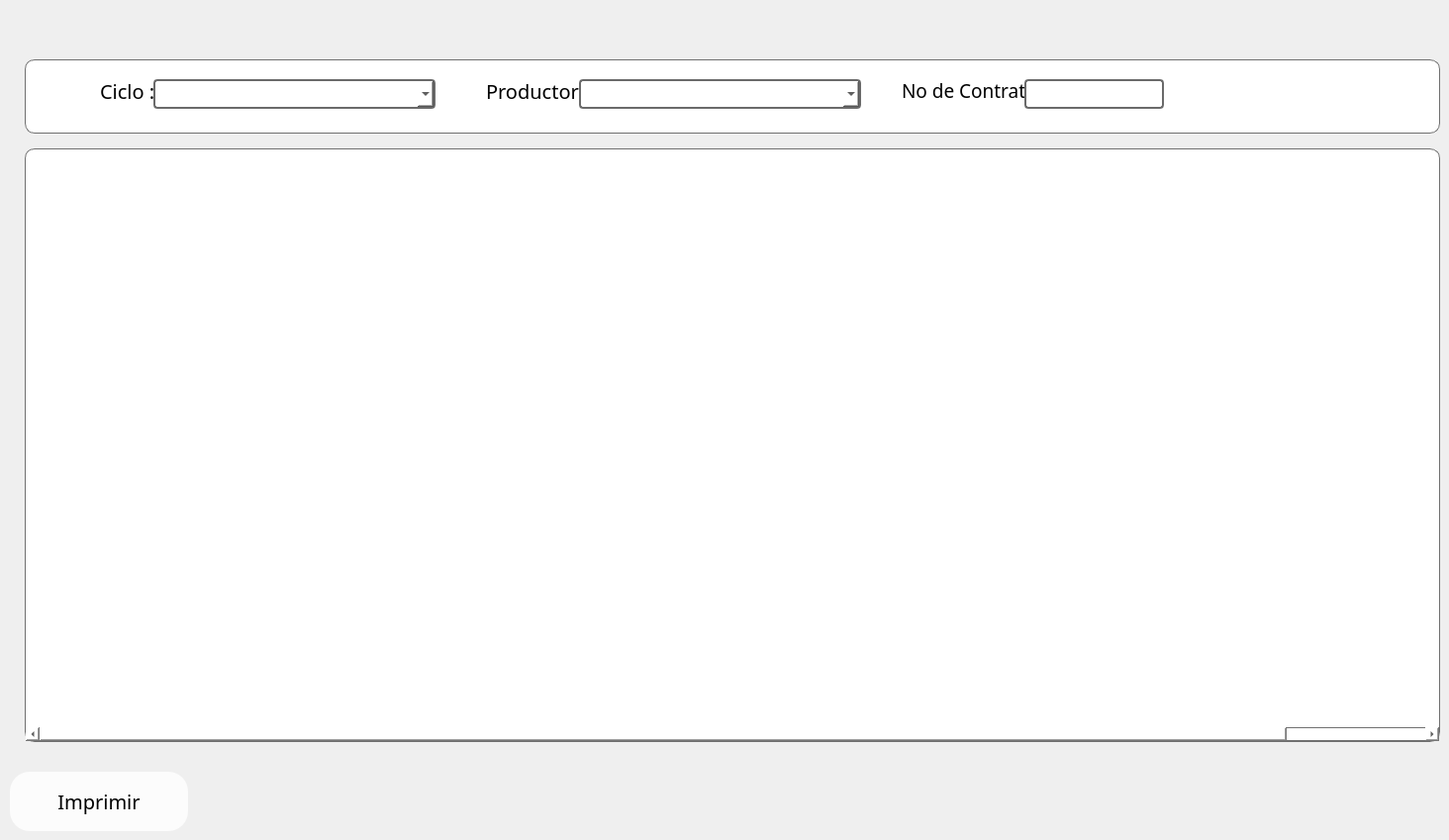
       <widget class="QWidget" name="tab">
        <attribute name="title">
         <string>Individual</string>
        </attribute>
        <widget class="QTableWidget" name="Registros_Ind">
         <property name="geometry">
          <rect>
           <x>25</x>
           <y>150</y>
           <width>1430</width>
           <height>600</height>
          </rect>
         </property>
         <property name="styleSheet">
          <string notr="true">border-width:1px;
border-color:rgb(112, 112, 112);
border-style:solid;
border-radius:10px;
background-color:rgb(255,255,255);</string>
         </property>
         <property name="lineWidth">
          <number>1</number>
         </property>
         <property name="horizontalScrollBarPolicy">
          <enum>Qt::ScrollBarAsNeeded</enum>
         </property>
         <property name="editTriggers">
          <set>QAbstractItemView::AnyKeyPressed|QAbstractItemView::DoubleClicked|QAbstractItemView::SelectedClicked</set>
         </property>
         <property name="showGrid">
          <bool>true</bool>
         </property>
         <property name="gridStyle">
          <enum>Qt::SolidLine</enum>
         </property>
         <property name="rowCount">
          <number>0</number>
         </property>
         <attribute name="horizontalHeaderVisible">
          <bool>false</bool>
         </attribute>
         <attribute name="horizontalHeaderCascadingSectionResizes">
          <bool>false</bool>
         </attribute>
         <attribute name="horizontalHeaderDefaultSectionSize">
          <number>152</number>
         </attribute>
         <attribute name="horizontalHeaderHighlightSections">
          <bool>true</bool>
         </attribute>
         <attribute name="verticalHeaderVisible">
          <bool>false</bool>
         </attribute>
         <column>
          <property name="text">
           <string>Folio #</string>
          </property>
          <property name="font">
           <font>
            <pointsize>12</pointsize>
           </font>
          </property>
         </column>
         <column>
          <property name="text">
           <string>Fecha</string>
          </property>
          <property name="font">
           <font>
            <pointsize>12</pointsize>
           </font>
          </property>
         </column>
         <column>
          <property name="text">
           <string>Bruto</string>
          </property>
          <property name="font">
           <font>
            <pointsize>12</pointsize>
           </font>
          </property>
         </column>
         <column>
          <property name="text">
           <string>Tara</string>
          </property>
          <property name="font">
           <font>
            <pointsize>12</pointsize>
           </font>
          </property>
         </column>
         <column>
          <property name="text">
           <string>Neto</string>
          </property>
          <property name="font">
           <font>
            <pointsize>12</pointsize>
           </font>
          </property>
         </column>
         <column>
          <property name="text">
           <string>Humedad</string>
          </property>
          <property name="font">
           <font>
            <pointsize>12</pointsize>
           </font>
          </property>
         </column>
         <column>
          <property name="text">
           <string>Impuresas</string>
          </property>
          <property name="font">
           <font>
            <pointsize>12</pointsize>
           </font>
          </property>
         </column>
         <column>
          <property name="text">
           <string>Merma</string>
          </property>
          <property name="font">
           <font>
            <pointsize>12</pointsize>
           </font>
          </property>
         </column>
         <column>
          <property name="text">
           <string>Peso Neto Analizado</string>
          </property>
          <property name="font">
           <font>
            <pointsize>12</pointsize>
           </font>
          </property>
         </column>
         <column>
          <property name="text">
           <string>Total</string>
          </property>
          <property name="font">
           <font>
            <pointsize>12</pointsize>
           </font>
          </property>
         </column>
        </widget>
        <widget class="QPushButton" name="Reg_Ind_Print">
         <property name="geometry">
          <rect>
           <x>10</x>
           <y>780</y>
           <width>180</width>
           <height>60</height>
          </rect>
         </property>
         <property name="font">
          <font>
           <family>Bahnschrift</family>
           <pointsize>-1</pointsize>
           <weight>50</weight>
           <italic>false</italic>
           <bold>false</bold>
          </font>
         </property>
         <property name="toolTip">
          <string/>
         </property>
         <property name="toolTipDuration">
          <number>-1</number>
         </property>
         <property name="whatsThis">
          <string extracomment="Imprime la tabla actual"/>
         </property>
         <property name="styleSheet">
          <string notr="true">
QPushButton{
font:20px;
color:black;
background-color:rgb(252,252,252);
border-color:rgb(200,200,200);
border-width:1px;
border-radius:20px;
}

QPushButton:hover{
background:rgb(203, 219, 253);
border-color:rgb(255,255,255);
border-width:2px;
}
</string>
         </property>
         <property name="text">
          <string>Imprimir</string>
         </property>
        </widget>
        <widget class="QFrame" name="frame_16">
         <property name="geometry">
          <rect>
           <x>25</x>
           <y>60</y>
           <width>1430</width>
           <height>75</height>
          </rect>
         </property>
         <property name="styleSheet">
          <string notr="true">border-width:1px;
border-color:rgb(112, 112, 112);
border-style:solid;
border-radius:10px;
background-color:rgb(255,255,255);</string>
         </property>
         <property name="frameShape">
          <enum>QFrame::StyledPanel</enum>
         </property>
         <property name="frameShadow">
          <enum>QFrame::Raised</enum>
         </property>
         <widget class="QLineEdit" name="RegInd_NoCont_edit">
          <property name="geometry">
           <rect>
            <x>1010</x>
            <y>20</y>
            <width>141</width>
            <height>30</height>
           </rect>
          </property>
          <property name="styleSheet">
           <string notr="true">border-width:2px;
border-color:rgb(106, 106, 106);
border-style:solid;
border-radius:4px;</string>
          </property>
          <property name="readOnly">
           <bool>true</bool>
          </property>
         </widget>
         <widget class="QLabel" name="No_cont_2">
          <property name="geometry">
           <rect>
            <x>880</x>
            <y>20</y>
            <width>141</width>
            <height>23</height>
           </rect>
          </property>
          <property name="font">
           <font>
            <family>Bahnschrift</family>
            <pointsize>14</pointsize>
            <weight>50</weight>
            <italic>false</italic>
            <bold>false</bold>
           </font>
          </property>
          <property name="styleSheet">
           <string notr="true">border-radius:0px;
border-color: rgb(255, 255, 255);</string>
          </property>
          <property name="text">
           <string>No de Contrato:</string>
          </property>
          <property name="alignment">
           <set>Qt::AlignLeading|Qt::AlignLeft|Qt::AlignVCenter</set>
          </property>
         </widget>
         <widget class="QComboBox" name="RegInd_Ciclo_CB">
          <property name="geometry">
           <rect>
            <x>130</x>
            <y>20</y>
            <width>285</width>
            <height>30</height>
           </rect>
          </property>
          <property name="styleSheet">
           <string notr="true">border-width:2px;
border-color:rgb(106, 106, 106);
border-style:solid;
border-radius:4px;</string>
          </property>
          <property name="editable">
           <bool>true</bool>
          </property>
         </widget>
         <widget class="QComboBox" name="RegInd_Prod_CB">
          <property name="geometry">
           <rect>
            <x>560</x>
            <y>20</y>
            <width>285</width>
            <height>30</height>
           </rect>
          </property>
          <property name="styleSheet">
           <string notr="true">border-width:2px;
border-color:rgb(106, 106, 106);
border-style:solid;
border-radius:4px;</string>
          </property>
          <property name="editable">
           <bool>false</bool>
          </property>
          <property name="frame">
           <bool>true</bool>
          </property>
         </widget>
         <widget class="QLabel" name="Ciclo_sal_2">
          <property name="geometry">
           <rect>
            <x>70</x>
            <y>20</y>
            <width>71</width>
            <height>23</height>
           </rect>
          </property>
          <property name="font">
           <font>
            <family>Bahnschrift</family>
            <pointsize>-1</pointsize>
            <weight>50</weight>
            <italic>false</italic>
            <bold>false</bold>
           </font>
          </property>
          <property name="layoutDirection">
           <enum>Qt::LeftToRight</enum>
          </property>
          <property name="styleSheet">
           <string notr="true">border-radius:0px;
border-color: rgb(255, 255, 255);
font:20px;</string>
          </property>
          <property name="text">
           <string>Ciclo :</string>
          </property>
          <property name="alignment">
           <set>Qt::AlignLeading|Qt::AlignLeft|Qt::AlignVCenter</set>
          </property>
         </widget>
         <widget class="QLabel" name="Prod_sal_2">
          <property name="geometry">
           <rect>
            <x>460</x>
            <y>20</y>
            <width>111</width>
            <height>23</height>
           </rect>
          </property>
          <property name="font">
           <font>
            <family>Bahnschrift</family>
            <pointsize>-1</pointsize>
            <weight>50</weight>
            <italic>false</italic>
            <bold>false</bold>
           </font>
          </property>
          <property name="styleSheet">
           <string notr="true">border-radius:0px;
border-color: rgb(255, 255, 255);
font:20px;</string>
          </property>
          <property name="text">
           <string>Productor :</string>
          </property>
          <property name="alignment">
           <set>Qt::AlignLeading|Qt::AlignLeft|Qt::AlignVCenter</set>
          </property>
         </widget>
         <zorder>Ciclo_sal_2</zorder>
         <zorder>Prod_sal_2</zorder>
         <zorder>No_cont_2</zorder>
         <zorder>RegInd_Ciclo_CB</zorder>
         <zorder>RegInd_Prod_CB</zorder>
         <zorder>RegInd_NoCont_edit</zorder>
        </widget>
       </widget>
